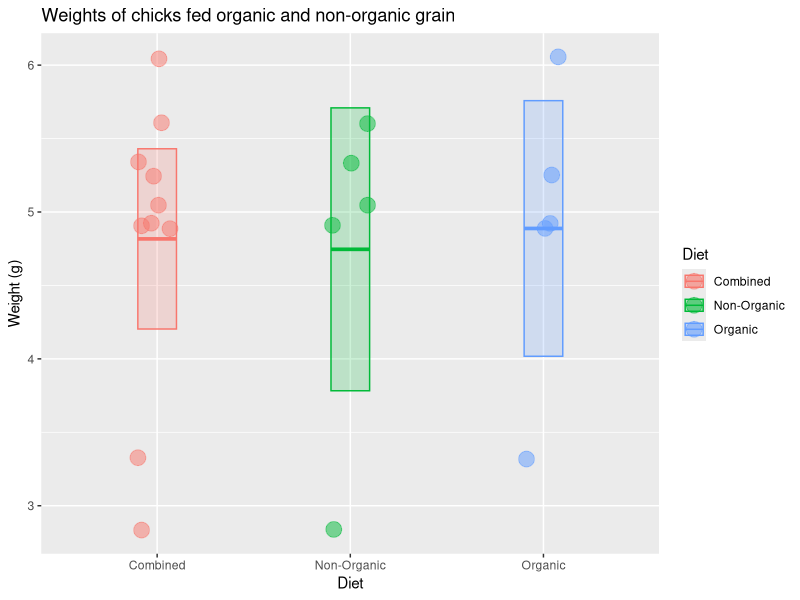

This chart was generated by the following R code:
## ---- chunk 1
x <- c(6.05, 4.89, 3.32, 4.93, 5.25, 5.04, 4.91, 2.84, 5.60, 5.34)
## ---- chunk 2
length(x)  # sample size
median(x)  # median value
mean(x)    # mean value
sd(x)      # standard deviation
n <- length(x) # sample size
n
## ---- chunk 3
sem <- sd(x) / sqrt(n) # standard error of the mean
## ---- chunk 4
mean(x) + 1.96 * sem                             # upper limit
mean(x) - 1.96 * sem                             # lower limit
c(mean(x) + 1.96 * sem, mean(x) - 1.96 * sem)    # both limits combined

## ---- chunk 5

library(tidyverse)

# check to make sure you did the part above correctly
# if not, generate some fake x data
if (!exists("x") | !is.numeric(x) | !length(x) == 10) x <- rep(1, 10)

# put the chick data into a data frame
chick_data <-
  tibble::tibble(
    diet = rep(c("Combined", "Combined", "Organic", "Non-Organic"), each = 5),
    weight = c(x, x)
  )

# summarize the chick weights by diet
chick_summary <-
  chick_data %>% 
  group_by(diet) %>% 
  summarize(
    mean = mean(weight),
    median = median(weight),
    sd = sd(weight),
    n = n(),
    sem = sd / sqrt(n),
    upper = mean + 1.96 * sem,   # upper confidence limit
    lower = mean - 1.96 * sem,   # lower confidence limit
    .groups = "drop"
  )

# plot chick weights
ggplot(chick_data, aes(x = diet, y = weight, color = diet, fill = diet)) +
  geom_jitter(size = 5, shape = 21, alpha = 0.5, width = 0.1) +
  geom_crossbar(
    mapping = aes(ymin = lower, ymax = upper, y = mean), 
    data = chick_summary,
    width = 0.2, alpha = 0.2
  ) +
  labs(
    title = "Weights of chicks fed organic and non-organic grain",
    x = "Diet",
    color = "Diet",
    fill = "Diet",
    y = "Weight (g)"
  )

